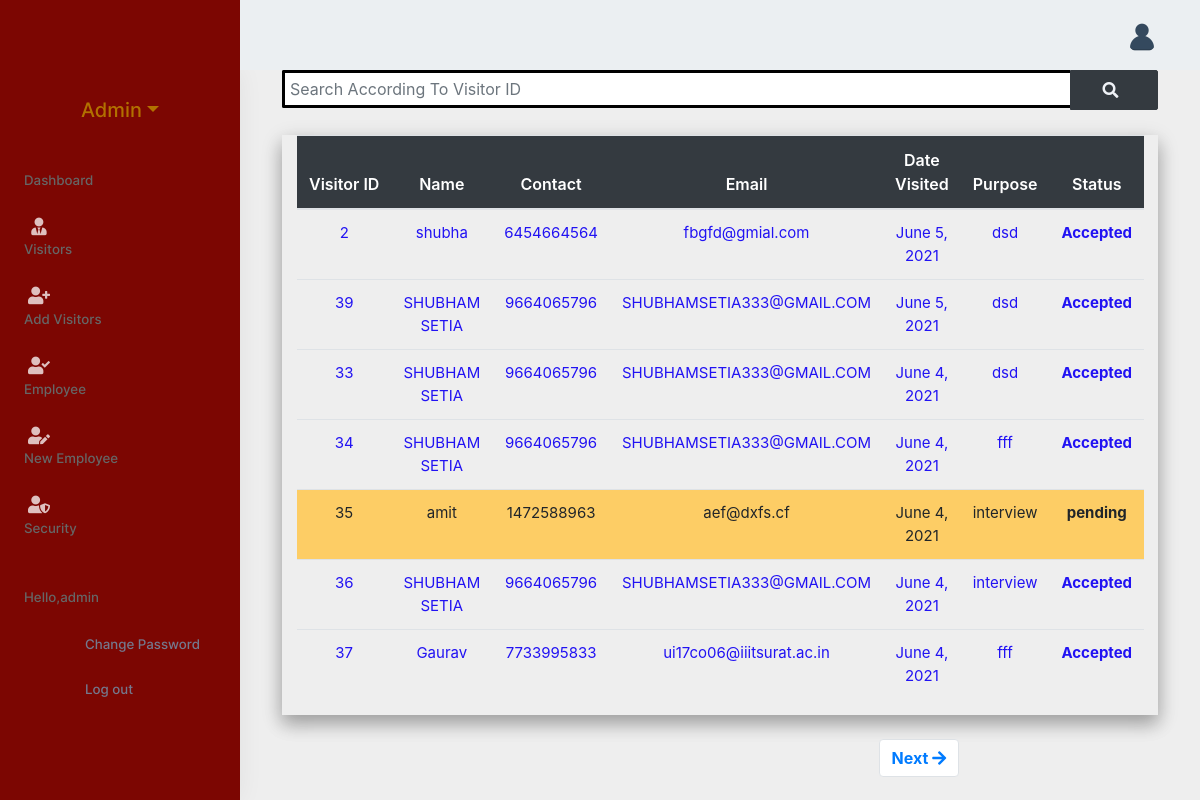
The page /security_page/ (signed in) on the database its author committed.
### visit/models.py (models this page shows, shortened)
class Student(models.Model):
    name = models.CharField(max_length=150, null=True)
    contact = models.PositiveIntegerField(null=True)
    email = models.EmailField(max_length=150, null=True)
    address = models.CharField(max_length=250, null=True)
    college = models.CharField(max_length=250, null=True)
    photo = models.ImageField(upload_to = content_file_name, validators = [validate_file_extension], null=True)
    date = models.DateField(null=True, default=date.today)
    from_time = models.TimeField(null=False, default=datetime.now())
    to_time = models.TimeField(null=False)
    purpose = models.CharField(max_length=150, null=True)
    status = models.CharField(max_length=20,default="pending")
    student_entry_time = models.TimeField(null=True,default=None,blank=True)
    student_exit_time = models.TimeField(null=True,default=None,blank=True)

### visit/views.py (the view)
# urls.py: path('security_page/',views.security_page,name='security_page'),
@login_required(login_url='/login/')
@permission_required('visit.is_Security')
def security_page(request):
    visitor = Student.objects.all().order_by('date').reverse()
    data = visitor.values()
    page_number = request.GET.get('page')
    context = pagination(visitor, page_number)
    return render(request, 'visit/Security.html', context)

### visit/views.py (called while the page is built)
def pagination(visitor, page_number):
    paginator = Paginator(visitor, 7, orphans=1)
    page_obj = paginator.get_page(page_number)
    print("Page Object:", page_obj)
    context = {'page_obj': page_obj}
    return context

### visit/templates/visit/Security.html (shortened to what this page needs)
{% extends 'base1.html' %}
{% load static %}
{% block content %}
{%  include 'visit/navbar1.html' %}
<div class="container-fluid">
<div class="card-box">
  <form
    class="form-inline"
    method="GET"
    action="\EntryTime"
    id="search_form"
    style="
      margin-top: 3%;
    "
  >
  <div class="container">
  <div class="row emp-profile" >
  <div class="col-md-12" style="display:flex;">
    <input
      class="form-control "
      id="visitorSearchField"
      type="search"
      name="searchText"
      placeholder="Search According To Visitor ID"
      aria-label="Search"
      style="border-radius: 2px 0px 0px 2px; padding:5px ;width:100%;border:3px black solid;border-style:solid none solid solid;"
    />
    <span style="padding-bottom:20px;width:auto">
          <button type="submit" class="btn btn-dark" style="border-radius: 0px 2px 2px 0px;padding:7px 1.4rem 7px 2rem;">
        <b><i class="fas fa-search ">&nbsp&nbsp&nbsp&nbsp</i></b>
      </button>
      </span>
      </div>
      </div>
<span style='color:red'>{{error.title}}</span>
  </div>
  </form>
  <div class="container-fluid">
    <div class="col-12" style="overflow-x: auto; box-shadow:0 10px 16px 0 rgba(0,0,0,0.2),0 6px 20px 0 rgba(0,0,0,0.19) !important;">
      <table class="table table-hover">
        <thead class="bg-dark" style="color:white;font-weight:bold">
          <tr class="text-center">
            <th scope="col">Visitor&nbspID</th>
            <th scope="col">Name</th>
            <th scope="col">Contact</th>
            <th scope="col">Email</th>
            <th scope="col">Date Visited</th>
            <th scope="col">Purpose</th>
            <th scope="col">Status</th>
          </tr>
        </thead>
        <tbody style="font-size: 15px;">
          {% for visitor in page_obj %}
          <tr class="text-center"   {% if visitor.status == "Rejected" %}  style="color:red;" {% elif visitor.status == "Accepted" %} style="color:rgb(33, 18, 243);"{%elif visitor.status == "pending" %} style="background-color: rgb(253, 205, 101);"  {% endif %}>
            <td>{{visitor.id}}</td>
            <td>{{visitor.name}}</td>
            <td>{{visitor.contact}}</td>
            <td>{{visitor.email}}</td>
            <td>{{visitor.date}}</td>
            <td>{{visitor.purpose}}</td>
            <td><b>{{visitor.status}}</b></td>
          </tr>
          {% endfor %}
        </tbody>
      </table>
  </div>
<br>
  <div>
    <nav aria-label="Page navigation example">
      <span style="display:flex;">
        <ul class="pagination mx-auto" style="float:right;">
        {% if page_obj.has_next %}
          <li class="page-item"><a class="page-link" href="?page={{page_obj.next_page_number}}{% if not searchText %}&searchText={%elif searchText%}&searchText={{searchText}}{% endif %}"><b>Next&nbsp<i class="fas fa-arrow-right"></i></b></a></li>
        {% endif%}
      </ul>
      </span>
    </nav>
    </div>
  </div>
{% endblock content %}

### visit/templates/visit/sidebar.html (shortened to what this page needs)
{% load static %}
<div class="left-side-menu">
   <div class="slimscroll-menu">
       <div class="user-box text-center">
           <div class="dropdown">
               <a href="#" class="user-name dropdown-toggle h5 mt-2 mb-1 d-block" data-toggle="dropdown"  aria-expanded="false">{{user.username.capitalize}}</a>
           </div>
       </div>
        <div id="sidebar-menu">
            <ul class="metismenu" id="side-menu">
                {%if request.user.is_superuser%}
        <li><a href="{% url 'visit:dashboard' %}" style="dispay:flex;"><i style="color: white;" class="mdi mdi-view-dashboard"></i> <span>Dashboard </span></a></li>
        <li><a href="{% url 'visit:visitor' %}" style="dispay:flex;"><i style="color: white;" class="fas fa-user-tie"></i><span> Visitors </span></a></li>
        <li><a href="{% url 'visit:newvisitor' %}" style="dispay:flex;"><i style="color: white;" class="fas fa-user-plus"></i><span>Add&nbspVisitors</span></a></li>
        <li><a href="{% url 'visit:NewApplicants' %}" style="dispay:flex;"><i style="color: white;" class="fas fa-user-check"></i><span>Employee</span></a></li>
        <li><a href="{% url 'visit:register' %}" style="dispay:flex;"><i style="color: white;" class=" fas fa-user-edit"></i><span>New&nbspEmployee</span></a></li>
         <li><a href="{% url 'visit:security_page' %}" style="dispay:flex;"><i style="color: white;" class=" fas fa-user-shield"></i><span>Security</span></a></li>
          <li>
          <a href="#" style="dispay:flex;">
          <i  style="color: white;"  class="mdi mdi-account-convert"></i>
          <span>Hello,{{user}}</span><span class="menu-arrow"></span>
                    </a>
                    <ul class="nav-second-level" aria-expanded="false">
                        <li><a href="{% url 'visit:changepass' %}"><i  style="color: white;" class="mdi mdi-plus"></i>Change Password</a></li>
                        <li><a href="{% url 'visit:logout' %}"><i  style="color: white;" class="mdi mdi-logout"></i>Log out</a></li>
                    </ul>
                </li>
         {% elif request.user.is_staff and perms.visit.is_Security %}
         <listyle="margin-right: 10px;"><a href="{% url 'visit:security_page' %}"><i  style="color: white;" class="fas fa-user-shield"></i><span>Security Page</span></a></li>
         {% endif %}
            </ul>
        </div>
    </div>
</div>

### static/css/style.css (style rules this page uses)
body { padding: 0; margin: 0; overflow-x: hidden; }
span { color: #666; display: block; padding: 0 0 5px; }
input, textarea { width: 90%; padding: 10px; margin-bottom: 20px; border: 1px solid #1c87c9; outline: none; }

### rows shown on the page
Student: id "2", name "shubha", contact "6454664564", email "fbgfd@gmial.com", date "June 5, 2021", purpose "dsd", status "Accepted"
Student: id "39", name "SHUBHAM SETIA", contact "9664065796", email "SHUBHAMSETIA333@GMAIL.COM", date "June 5, 2021", purpose "dsd", status "Accepted"
Student: id "33", name "SHUBHAM SETIA", contact "9664065796", email "SHUBHAMSETIA333@GMAIL.COM", date "June 4, 2021", purpose "dsd", status "Accepted"
Student: id "34", name "SHUBHAM SETIA", contact "9664065796", email "SHUBHAMSETIA333@GMAIL.COM", date "June 4, 2021", purpose "fff", status "Accepted"
Student: id "35", name "amit", contact "1472588963", email "aef@dxfs.cf", date "June 4, 2021", purpose "interview", status "pending"
Student: id "36", name "SHUBHAM SETIA", contact "9664065796", email "SHUBHAMSETIA333@GMAIL.COM", date "June 4, 2021", purpose "interview", status "Accepted"
Student: id "37", name "Gaurav", contact "7733995833", email "ui17co06@iiitsurat.ac.in", date "June 4, 2021", purpose "fff", status "Accepted"

### other values the page prints
{{ user.username.capitalize }} "Admin"
{{ user }} "admin"
